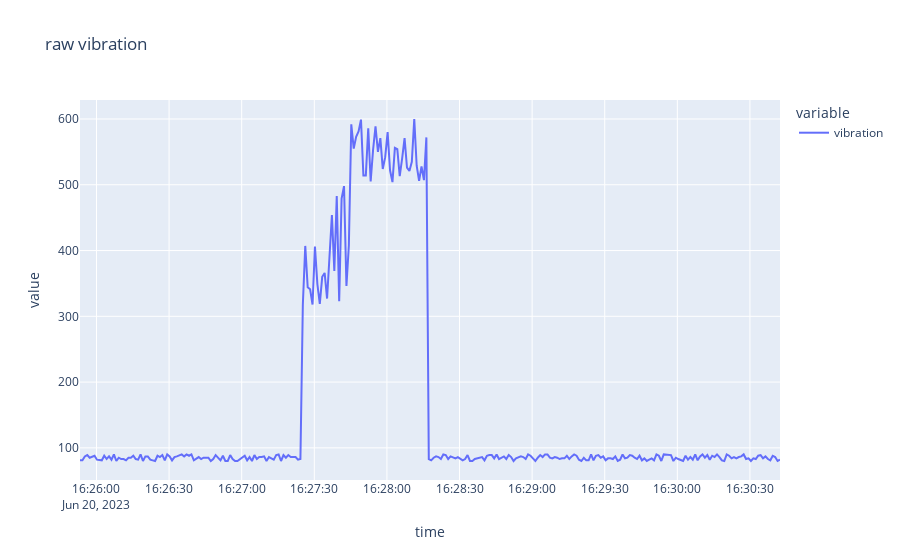

Notebook cell for this chart:
### Code cell
fig = px.line(df, x="time", y=["vibration"], title='raw vibration')
fig.show()

### Figure 1 — Plotly figure (JSON) as saved in the notebook; plotly's stock layout.template omitted (floating-point values rounded to 4 significant figures; data arrays with more than 128 entries replaced by an {"elided": "..."} marker saying what was removed)
{"data": [{"hovertemplate": "variable=vibration<br>time=%{x}<br>value=%{y}<extra></extra>", "legendgroup": "vibration", "line": {"color": "#636efa", "dash": "solid"}, "marker": {"symbol": "circle"}, "mode": "lines", "name": "vibration", "orientation": "v", "showlegend": true, "type": "scatter", "x": {"elided": "290 str values"}, "xaxis": "x", "y": {"elided": "290 int values"}, "yaxis": "y"}], "layout": {"legend": {"title": {"text": "variable"}, "tracegroupgap": 0}, "title": {"text": "raw vibration"}, "xaxis": {"anchor": "y", "domain": [0, 1], "title": {"text": "time"}}, "yaxis": {"anchor": "x", "domain": [0, 1], "title": {"text": "value"}}}}
